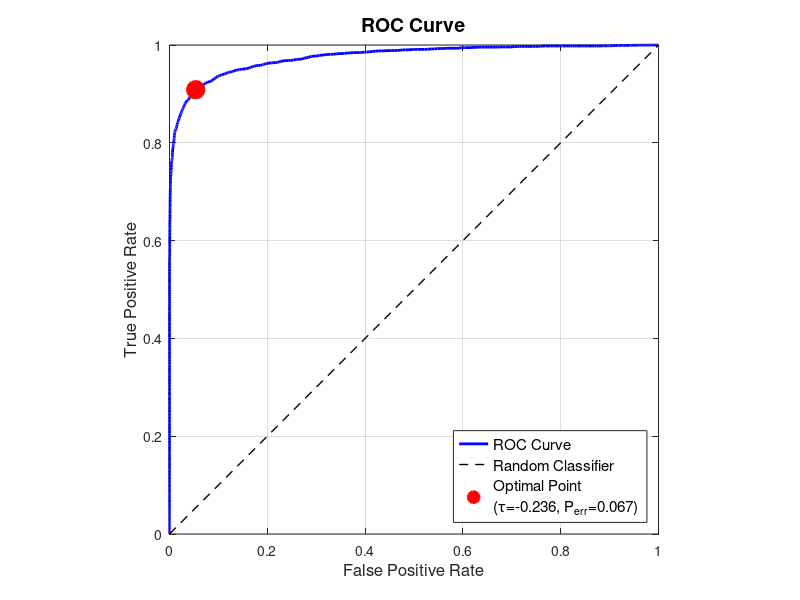

MATLAB code to generate this figure:
clear all, close all,
% Generate samples (provided code)
N = 10000; p0 = 0.65; p1 = 0.35;
u = rand(1,N)>=p0; N0 = length(find(u==0)); N1 = length(find(u==1));

% Class 0 samples
mu0 = [-1/2;-1/2;-1/2]; 
Sigma0 = [1,-0.5,0.3;-0.5,1,-0.5;0.3,-0.5,1];
r0 = mvnrnd(mu0, Sigma0, N0);
m0_est = mean(r0)';

c0_est = cov(r0);
fprintf('estimated covariance for class 0:\n');

disp(c0_est);
fprintf('estimated mean for class 0:\n');
disp(m0_est);

% Class 1 samples
mu1 = [1; 1; 1]; 
Sigma1 = [1, 0.3, -0.2; 0.3, 1, 0.3; -0.2, 0.3, 1];
r1 = mvnrnd(mu1, Sigma1, N1);
m1_est = mean(r1)';
c1_est = cov(r1);
fprintf('estimated covariance for class 1:\n');
disp(c1_est);

fprintf('estimated mean for class 1:\n');
disp(m1_est)

Sw = c0_est + c1_est;

fprintf('\nWithin-class scatter matrix Sw:\n');
disp(Sw);

% 2. Compute Between-class Scatter Matrix (Sb)
mean_diff = m0_est - m1_est;
Sb = mean_diff * mean_diff';
fprintf('\nBetween-class scatter matrix Sb:\n');
disp(Sb);

% Using generalized eigendecomposition
[V, D] = eig(Sb, Sw);
[~, idx] = max(real(diag(D)));
w_LDA_eigen = V(:, idx);
% Ensure consistent sign
if w_LDA_eigen' * mean_diff < 0
    w_LDA_eigen = -w_LDA_eigen;
end
w_LDA_eigen = w_LDA_eigen / norm(w_LDA_eigen);

fprintf('\nLDA vector via eigendecomposition:\n');
disp(w_LDA_eigen);
% Project data
y0 = r0 * w_LDA_eigen;
y1 = r1 * w_LDA_eigen;

%% Generate ROC curve by sweeping threshold
tau_array = linspace(min([y0; y1])-1, max([y0; y1])+1, 1000);
TPR = zeros(length(tau_array), 1);
FPR = zeros(length(tau_array), 1);

for i = 1:length(tau_array)
    tau = tau_array(i);
    
    % Decision rule: if w'x >= tau, classify as class 1
    if mean(y1) > mean(y0)
        TPR(i) = sum(y1 >= tau) / N1;  % True Positive Rate
        FPR(i) = sum(y0 >= tau) / N0;  % False Positive Rate
    else
        TPR(i) = sum(y1 <= tau) / N1;
        FPR(i) = sum(y0 <= tau) / N0;
    end
end

%% Find optimal threshold (highest TPR - FPR)
[~, idx_opt] = max(TPR - FPR);
tau_opt = tau_array(idx_opt);
TPR_opt = TPR(idx_opt);
FPR_opt = FPR(idx_opt);

% Calculate probability of error at optimal threshold
if mean(y1) > mean(y0)
    FN_opt = sum(y1 < tau_opt) / N1;  % False Negative Rate
else
    FN_opt = sum(y1 > tau_opt) / N1;
end

P_error_opt = FPR_opt * p0 + FN_opt * p1;

%% Plot ROC curve with optimal operating point
figure('Position', [200, 200, 600, 500]);
plot(FPR, TPR, 'b-', 'LineWidth', 2);
hold on;
plot([0 1], [0 1], 'k--', 'LineWidth', 1);  % Random classifier
plot(FPR_opt, TPR_opt, 'ro', 'MarkerSize', 12, 'LineWidth', 2, 'MarkerFaceColor', 'r');

xlabel('False Positive Rate', 'FontSize', 12);
ylabel('True Positive Rate', 'FontSize', 12);
title('ROC Curve', 'FontSize', 14);
legend('ROC Curve', 'Random Classifier', ...
       sprintf('Optimal Point\n(τ=%.3f, P_{err}=%.3f)', tau_opt, P_error_opt), ...
       'Location', 'southeast', 'FontSize', 11);
grid on;
axis square;
xlim([0 1]); ylim([0 1]);

%% Print results
fprintf('Optimal Operating Point:\n');
fprintf('  Threshold τ = %.4f\n', tau_opt);
fprintf('  TPR = %.4f\n', TPR_opt);
fprintf('  FPR = %.4f\n', FPR_opt);
fprintf('  Probability of Error = %.4f\n', P_error_opt);